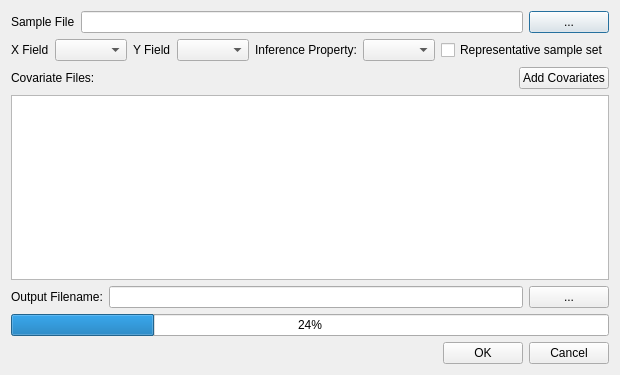
<?xml version="1.0" encoding="UTF-8"?>
<ui version="4.0">
 <class>intelligentInfer</class>
 <widget class="QDialog" name="intelligentInfer">
  <property name="geometry">
   <rect>
    <x>0</x>
    <y>0</y>
    <width>519</width>
    <height>375</height>
   </rect>
  </property>
  <property name="windowTitle">
   <string>Inference</string>
  </property>
  <layout class="QVBoxLayout" name="verticalLayout">
   <item>
    <layout class="QHBoxLayout" name="horizontalLayout_6">
     <item>
      <widget class="QLabel" name="label">
       <property name="text">
        <string>Sample File</string>
       </property>
      </widget>
     </item>
     <item>
      <widget class="QLineEdit" name="SampleFile_lineEdit"/>
     </item>
     <item>
      <widget class="QPushButton" name="SampleFile_btn">
       <property name="text">
        <string>...</string>
       </property>
      </widget>
     </item>
    </layout>
   </item>
   <item>
    <layout class="QHBoxLayout" name="horizontalLayout">
     <item>
      <widget class="QLabel" name="label_6">
       <property name="text">
        <string>X Field</string>
       </property>
      </widget>
     </item>
     <item>
      <widget class="QComboBox" name="xFiled_comboBox"/>
     </item>
     <item>
      <widget class="QLabel" name="label_4">
       <property name="text">
        <string>Y Field</string>
       </property>
      </widget>
     </item>
     <item>
      <widget class="QComboBox" name="yFiled_comboBox"/>
     </item>
     <item>
      <widget class="QLabel" name="label_2">
       <property name="text">
        <string>Inference Property:</string>
       </property>
      </widget>
     </item>
     <item>
      <widget class="QComboBox" name="InferedProperty_comboBox"/>
     </item>
     <item>
      <widget class="QCheckBox" name="RepresentativeSample_checkbx">
       <property name="text">
        <string>Representative sample set</string>
       </property>
      </widget>
     </item>
    </layout>
   </item>
   <item>
    <layout class="QHBoxLayout" name="horizontalLayout_7">
     <item>
      <widget class="QLabel" name="label_3">
       <property name="text">
        <string>Covariate Files:</string>
       </property>
      </widget>
     </item>
     <item>
      <spacer name="horizontalSpacer">
       <property name="orientation">
        <enum>Qt::Horizontal</enum>
       </property>
       <property name="sizeType">
        <enum>QSizePolicy::Expanding</enum>
       </property>
       <property name="sizeHint" stdset="0">
        <size>
         <width>40</width>
         <height>20</height>
        </size>
       </property>
      </spacer>
     </item>
     <item>
      <widget class="QPushButton" name="AddCov_btn">
       <property name="text">
        <string>Add Covariates</string>
       </property>
      </widget>
     </item>
    </layout>
   </item>
   <item>
    <widget class="QTableWidget" name="CovariateFiles_tableWidget"/>
   </item>
   <item>
    <layout class="QHBoxLayout" name="horizontalLayout_4">
     <item>
      <widget class="QLabel" name="label_5">
       <property name="text">
        <string>Output Filename:</string>
       </property>
      </widget>
     </item>
     <item>
      <widget class="QLineEdit" name="OutputFile_lineEdit"/>
     </item>
     <item>
      <widget class="QPushButton" name="OutputFile_btn">
       <property name="text">
        <string>...</string>
       </property>
      </widget>
     </item>
    </layout>
   </item>
   <item>
    <widget class="QProgressBar" name="progressBar">
     <property name="value">
      <number>24</number>
     </property>
    </widget>
   </item>
   <item>
    <layout class="QHBoxLayout" name="horizontalLayout_8">
     <item>
      <spacer name="horizontalSpacer_2">
       <property name="orientation">
        <enum>Qt::Horizontal</enum>
       </property>
       <property name="sizeHint" stdset="0">
        <size>
         <width>40</width>
         <height>20</height>
        </size>
       </property>
      </spacer>
     </item>
     <item>
      <widget class="QPushButton" name="Inference_OK_btn">
       <property name="text">
        <string>OK</string>
       </property>
      </widget>
     </item>
     <item>
      <widget class="QPushButton" name="cancel_btn">
       <property name="text">
        <string>Cancel</string>
       </property>
      </widget>
     </item>
    </layout>
   </item>
  </layout>
 </widget>
 <resources/>
 <connections/>
</ui>
